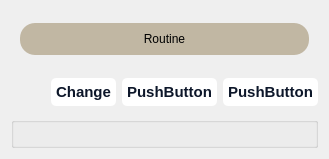
         <widget class="QWidget" name="routine_page">
          <layout class="QVBoxLayout" name="verticalLayout_12">
           <property name="spacing">
            <number>5</number>
           </property>
           <item>
            <widget class="QFrame" name="frame_4">
             <property name="sizePolicy">
              <sizepolicy hsizetype="Preferred" vsizetype="Fixed">
               <horstretch>0</horstretch>
               <verstretch>0</verstretch>
              </sizepolicy>
             </property>
             <property name="minimumSize">
              <size>
               <width>0</width>
               <height>56</height>
              </size>
             </property>
             <property name="styleSheet">
              <string notr="true">border:0px;</string>
             </property>
             <property name="frameShape">
              <enum>QFrame::StyledPanel</enum>
             </property>
             <property name="frameShadow">
              <enum>QFrame::Raised</enum>
             </property>
             <layout class="QVBoxLayout" name="verticalLayout_5">
              <property name="topMargin">
               <number>12</number>
              </property>
              <property name="bottomMargin">
               <number>12</number>
              </property>
              <item>
               <widget class="QLabel" name="label_11">
                <property name="styleSheet">
                 <string notr="true">font: 20pt &quot;Segoe UI&quot;;
color:black;
background:rgb(193, 183, 163);
border-radius:15px;</string>
                </property>
                <property name="text">
                 <string>Routine</string>
                </property>
                <property name="alignment">
                 <set>Qt::AlignCenter</set>
                </property>
               </widget>
              </item>
             </layout>
            </widget>
           </item>
           <item>
            <widget class="QGroupBox" name="groupBox_5">
             <property name="sizePolicy">
              <sizepolicy hsizetype="Preferred" vsizetype="Fixed">
               <horstretch>0</horstretch>
               <verstretch>0</verstretch>
              </sizepolicy>
             </property>
             <property name="minimumSize">
              <size>
               <width>0</width>
               <height>40</height>
              </size>
             </property>
             <property name="styleSheet">
              <string notr="true">QGroupBox{ border:0px solid black;}</string>
             </property>
             <property name="title">
              <string/>
             </property>
             <layout class="QHBoxLayout" name="horizontalLayout_2">
              <property name="leftMargin">
               <number>0</number>
              </property>
              <property name="topMargin">
               <number>0</number>
              </property>
              <property name="rightMargin">
               <number>0</number>
              </property>
              <property name="bottomMargin">
               <number>0</number>
              </property>
              <item>
               <spacer name="horizontalSpacer">
                <property name="orientation">
                 <enum>Qt::Horizontal</enum>
                </property>
                <property name="sizeHint" stdset="0">
                 <size>
                  <width>40</width>
                  <height>20</height>
                 </size>
                </property>
               </spacer>
              </item>
              <item>
               <widget class="QPushButton" name="changeRoutine">
                <property name="styleSheet">
                 <string notr="true">

/* CSS */
QPushButton {
  background-color: #fff;
  border: 0 solid #e2e8f0;
  border-radius: 5px;
  color: #0d172a;
  font-family: &quot;Basier circle&quot;,-apple-system,system-ui,&quot;Segoe UI&quot;,Roboto,&quot;Helvetica Neue&quot;,Arial,&quot;Noto Sans&quot;,sans-serif,&quot;Apple Color Emoji&quot;,&quot;Segoe UI Emoji&quot;,&quot;Segoe UI Symbol&quot;,&quot;Noto Color Emoji&quot;;
  font-size: 15px;
  font-weight: 600;
  line-height: 1;
  padding: 5px 5px;
  text-align: center;
  text-decoration:none #0d172a solid;
}

QPushButton:hover {
  background-color: #1e293b;
  color: #fff;
}


</string>
                </property>
                <property name="text">
                 <string>Change</string>
                </property>
               </widget>
              </item>
              <item>
               <widget class="QPushButton" name="pushButton_2">
                <property name="styleSheet">
                 <string notr="true">

/* CSS */
QPushButton {
  background-color: #fff;
  border: 0 solid #e2e8f0;
  border-radius: 5px;
  color: #0d172a;
  font-family: &quot;Basier circle&quot;,-apple-system,system-ui,&quot;Segoe UI&quot;,Roboto,&quot;Helvetica Neue&quot;,Arial,&quot;Noto Sans&quot;,sans-serif,&quot;Apple Color Emoji&quot;,&quot;Segoe UI Emoji&quot;,&quot;Segoe UI Symbol&quot;,&quot;Noto Color Emoji&quot;;
  font-size: 15px;
  font-weight: 600;
  line-height: 1;
  padding: 5px 5px;
  text-align: center;
  text-decoration:none #0d172a solid;
}

QPushButton:hover {
  background-color: #1e293b;
  color: #fff;
}


</string>
                </property>
                <property name="text">
                 <string>PushButton</string>
                </property>
               </widget>
              </item>
              <item>
               <widget class="QPushButton" name="pushButton">
                <property name="styleSheet">
                 <string notr="true">

/* CSS */
QPushButton {
  background-color: #fff;
  border: 0 solid #e2e8f0;
  border-radius: 5px;
  color: #0d172a;
  font-family: &quot;Basier circle&quot;,-apple-system,system-ui,&quot;Segoe UI&quot;,Roboto,&quot;Helvetica Neue&quot;,Arial,&quot;Noto Sans&quot;,sans-serif,&quot;Apple Color Emoji&quot;,&quot;Segoe UI Emoji&quot;,&quot;Segoe UI Symbol&quot;,&quot;Noto Color Emoji&quot;;
  font-size: 15px;
  font-weight: 600;
  line-height: 1;
  padding: 5px 5px;
  text-align: center;
  text-decoration:none #0d172a solid;
}

QPushButton:hover {
  background-color: #1e293b;
  color: #fff;
}


</string>
                </property>
                <property name="text">
                 <string>PushButton</string>
                </property>
               </widget>
              </item>
             </layout>
            </widget>
           </item>
           <item>
            <widget class="QGroupBox" name="the_hecking_routine">
             <property name="title">
              <string/>
             </property>
            </widget>
           </item>
          </layout>
         </widget>
